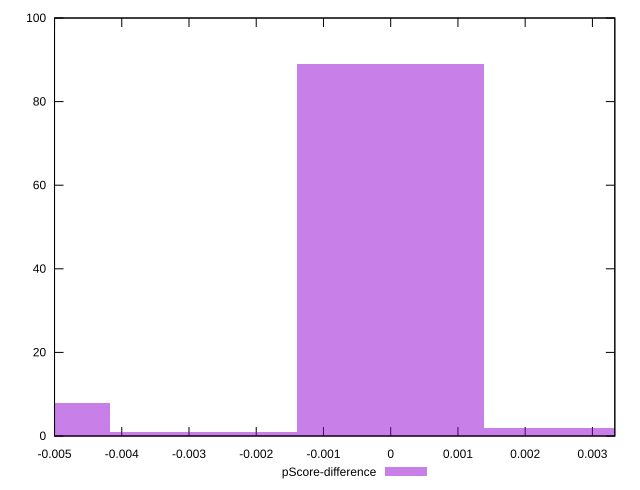

The gnuplot source for this figure:
reset

$pScoreDifference <<EOF
0 89
-0.005565289043067201 8
0.0027826445215336005 2
-0.0027826445215336005 1
EOF

set key outside below
set boxwidth 0.0027826445215336005
set xrange [-0.0050000000000000044:0.0033333333333332993]
set yrange [0:100]
set trange [0:100]
set style fill transparent solid 0.5 noborder
set terminal svg size 640, 490 enhanced background rgb 'white'
set output "report_00017_2021-02-10T15-08-03.406Z/unminified-javascript/samples/pages/pScore-difference/histogram.svg"

plot $pScoreDifference title "pScore-difference" with boxes

reset
